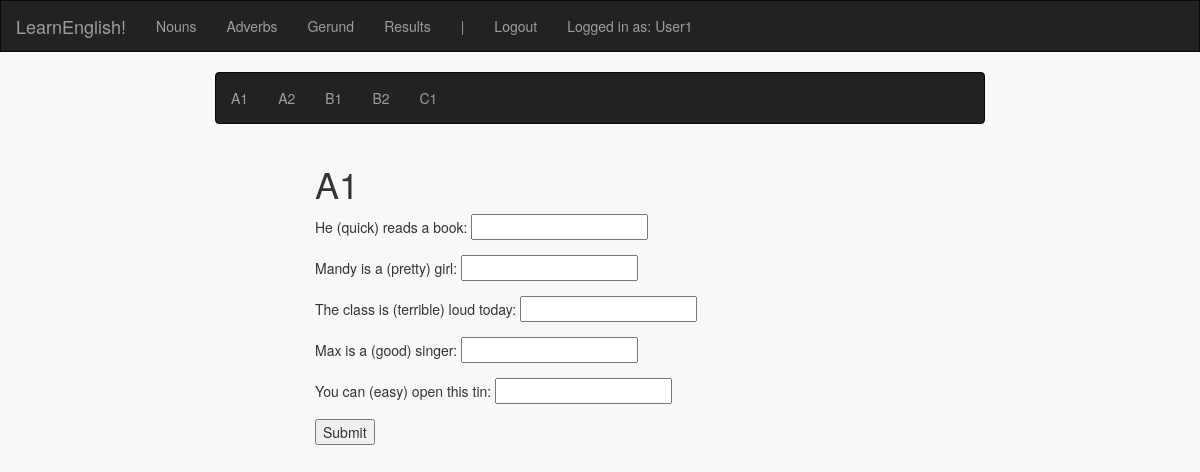
Screenshot of /adverbs/A1 (signed in) with the database file from the repository.
### english_exercises/models.py (models this page shows, shortened)
class User(db.Model):
    id = db.Column(db.Integer, primary_key=True)
    username = db.Column(db.String(80), unique=True)
    password = db.Column(db.String(80))
    amountCorrect = db.Column(db.Integer)
    amountIncorrect = db.Column(db.Integer)
    score = db.Column(db.Integer)

class OpenQuestion(db.Model):
    id = db.Column(db.Integer, primary_key=True)
    question = db.Column(db.String(80))
    answer = db.Column(db.String(80))
    category = db.Column(db.String(80))
    level = db.Column(db.String(80))

### english_exercises/views.py (the view, shortened to what this page needs)
@app.route("/adverbs")
@app.route("/adverbs/<level>", methods=['GET', 'POST'])
@login_required
def adverbs(level=None):
    if level == None:
        return render_template('adverbs/adverbs.html')
    else:
        if request.method == 'GET':
            if allowed_in_level(level, calculate_score(session['username'])):
                open_questions = OpenQuestion.query.filter_by(category='Adverbs').filter_by(level=level).all()
                return render_template('adverbs/' + level + '.html', level=level, questions=open_questions)
            else:
                return render_template('adverbs/locked.html')

### english_exercises/level_access.py (called while the page is built, shortened)
def calculate_score(username):
    if get_correct_answers(username) <= 0:
        return 0
    else:
        ratio = get_correct_answers(username) / (get_correct_answers(username) + get_incorrect_answers(username))
        score = get_correct_answers(username) * ratio
        if score < 0:
            return 0
        else:
            return round(score, 2)

def get_correct_answers(user_name):
    return User.query.filter_by(username=user_name).first().amountCorrect

def get_incorrect_answers(user_name):
    return User.query.filter_by(username=user_name).first().amountIncorrect

def allowed_in_level(level, score):
    if 'A' in level:
        return True

### english_exercises/views.py (called while the page is built)
def login_required(f):
    @wraps(f)
    def decorated_function(*args, **kwargs):
        if session.get('logged_in') is None:
            flash("You must be logged in for this feature")
            return redirect(url_for('login', next=request.url))
        return f(*args, **kwargs)
    return decorated_function

### english_exercises/templates/adverbs/A1.html
{% extends "adverbs/adverbs.html" %}
{% block form %}
<div class="col-xs-3"></div>
<div class="col-xs-6 center">
  <h1>{{level}}</h1>
  <form action="/adverbs/{{level}}" method="POST">
    {% for q in questions %}
        <div class="form-group form-inline">
                {{ q.question }} <input type="text" name="{{ q.id }}" />
        </div>
    {% endfor %}
    <input type="submit" value="Submit"/>
  </form>
</div>
<div class="col-xs-3"></div>
{% endblock %}

### english_exercises/templates/index.html (shortened to what this page needs)
<!DOCTYPE html>
<html lang="en">
<head>
    <link href="https://maxcdn.bootstrapcdn.com/bootstrap/3.3.7/css/bootstrap.min.css" rel="stylesheet">
    <link rel=stylesheet type=text/css href="{{ url_for('static', filename='style.css') }}">
</head>
<body class="container-fluid">
  <div class="row">
    <nav id="menu" class="navbar navbar-inverse">
        <div class="navbar-header">
          <a class="navbar-brand" href="/">LearnEnglish!</a>
        </div>
        <ul class="nav navbar-nav">
            <li><a href="{{ url_for ('nouns') }}">Nouns</a></li>
            <li><a href="{{ url_for ('adverbs') }}">Adverbs</a></li>
            <li><a href="{{ url_for ('gerund') }}">Gerund</a></li>
            <li><a href="{{ url_for ('results') }}">Results</a></li>
            <li><a>|</a></li>
            {% if not session.logged_in %}
                <li><a href="{{ url_for ('login') }}">Login</a></li>
                <li><a href="{{ url_for ('register') }}">Register</a></li>
            {% else %}
                <li><a href="{{ url_for('logout') }}">Logout</a></li>
            {% endif %}
            {% if session.logged_in %}
                <li><a>Logged in as: {{ session['username'] }}</a></li>
            {% endif %}
        </ul>
    </nav>
  </div>
  <div class="row">
      <div class="col-xs-12 center">
          {% block body %}
          {% endblock %}
      </div>
  </div>
</body>
</html>

### english_exercises/static/style.css (style rules this page uses)
body { background-color: #f8f8f8 }
#menu { border-radius: 0px; }

### rows the page displays
User: username "User1"
OpenQuestion: question "He (quick) reads a book:"
OpenQuestion: question "Mandy is a (pretty) girl:"
OpenQuestion: question "The class is (terrible) loud today:"
OpenQuestion: question "Max is a (good) singer:"
OpenQuestion: question "You can (easy) open this tin:"

### other values shown
{{ level }} "A1"
